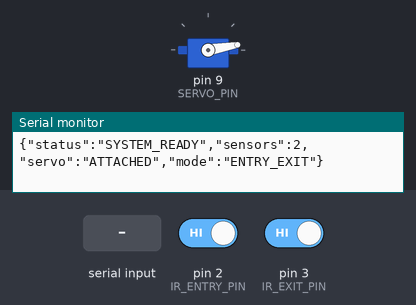
Bench run of a sketch on a simulated Arduino Uno, built with avr-gcc and run on an emulated ATmega328P. On the bench: servo, the last lines printed to the serial monitor. The test bench sets the inputs (shaded band); at power-on: pin 2 (IR_ENTRY_PIN) HIGH, pin 3 (IR_EXIT_PIN) HIGH.

Above: at 2.7 s.
2.8 s: pin 2 (IR_ENTRY_PIN) driven LOW
At 5.1 s:
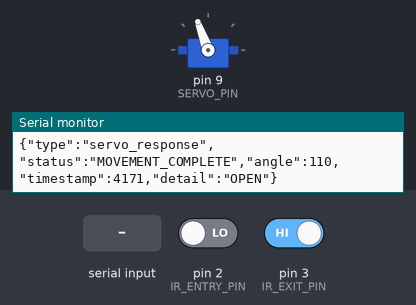
5.6 s: "SERVO_CLOSE\n" received over Serial
At 6.11 s:
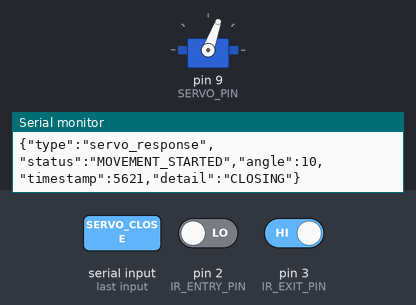
8.0 s: pin 3 (IR_EXIT_PIN) driven LOW
At 8.71 s:
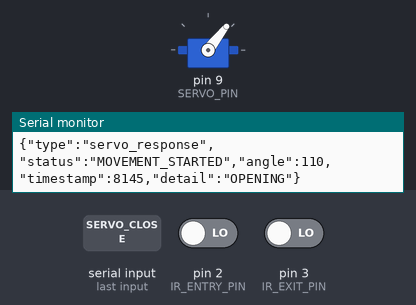
Timing chart, 0 to 15.9 s (numbered marks = the images above; inputs shaded):
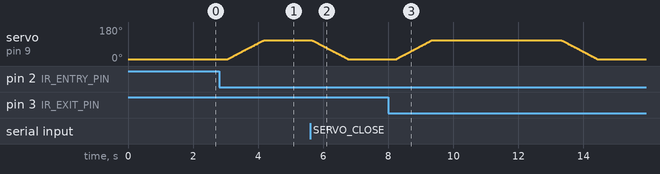

Measured:
- after the input at 2.8 s, servo on pin 9 (SERVO_PIN): moves from 10° to 110° over 1.1 s, starting after 0.27 s
- after the input at 5.6 s, servo on pin 9 (SERVO_PIN): moves from 110° to 10° over 1.1 s, starting after 0.06 s
- after the input at 8.0 s, servo on pin 9 (SERVO_PIN): rises from 10° to 110° in 1.1 s, then falls to 10° in 5.1 s

The sketch:

smartpark_entry_exit.ino
```cpp
/*
 * SmartPark Arduino Firmware - Entry/Exit Detection System
 *
 * Hardware Setup:
 * - Arduino UNO
 * - IR Sensor 1 (IR_ENTRY) → Pin 2 (detects cars entering)
 * - IR Sensor 2 (IR_EXIT) → Pin 3 (detects cars exiting)
 * - Servo Motor → Pin 9 (gate barrier control)
 * - USB connection to PC for serial communication
 *
 * Communication Protocol:
 * - Sends JSON events: {"event":"car_entered"} or {"event":"car_exited"}
 * - Receives commands: SERVO_OPEN, SERVO_CLOSE
 * - Baud Rate: 9600
 *
 * Author: SmartPark System
 * Version: 2.0 - Entry/Exit Detection
 */

#include <Servo.h>
#include <ArduinoJson.h>

// ==================== CONFIGURATION ====================
// Hardware Pins
#define IR_ENTRY_PIN 2        // IR sensor for entry detection
#define IR_EXIT_PIN 3         // IR sensor for exit detection
#define SERVO_PIN 9           // Servo motor for gate

// Servo Configuration
#define SERVO_CLOSED_ANGLE 10   // Gate closed position (slight offset to avoid binding)
#define SERVO_OPEN_ANGLE 110    // Gate open position (increase for full clearance)
#define SERVO_STEP_SIZE 2      // Degrees per step for smooth movement
#define SERVO_STEP_DELAY 20    // Milliseconds between steps

// Timing Configuration
#define DEBOUNCE_DELAY 100     // Debounce time for IR sensors (ms)
#define HOLD_ACTIVE_MS 80      // Minimum time sensor must stay active to confirm event (ms)
#define HEARTBEAT_INTERVAL 30000  // Send heartbeat every 30 seconds
#define GATE_AUTO_CLOSE_DELAY 5000  // Auto-close gate after 5 seconds

// ==================== GLOBAL VARIABLES ====================
Servo gateServo;

// Sensor State Management
struct SensorState {
  bool currentState;
  bool lastState;
  unsigned long lastChangeTime;
  bool eventTriggered;
};

SensorState entryState = {false, false, 0, false};
SensorState exitState = {false, false, 0, false};

// Servo Control
enum ServoState {
  SERVO_IDLE,
  SERVO_OPENING,
  SERVO_CLOSING
};

struct ServoController {
  ServoState state;
  int currentAngle;
  int targetAngle;
  unsigned long lastStepTime;
  unsigned long movementStartTime;
  unsigned long autoCloseTime;
  bool isMoving;
  bool autoCloseEnabled;
} servoCtrl;

// Timing Variables
unsigned long lastHeartbeat = 0;

// Serial Communication
String serialBuffer = "";
DynamicJsonDocument eventDoc(200);
DynamicJsonDocument responseDoc(200);

// ==================== SETUP FUNCTION ====================
void setup() {
  // Initialize Serial Communication
  Serial.begin(9600);
  Serial.setTimeout(100);

  // Initialize IR Sensors
  pinMode(IR_ENTRY_PIN, INPUT_PULLUP);
  pinMode(IR_EXIT_PIN, INPUT_PULLUP);

  // Initialize sensor states
  entryState.currentState = digitalRead(IR_ENTRY_PIN) == LOW;
  entryState.lastState = entryState.currentState;
  entryState.lastChangeTime = millis();
  entryState.eventTriggered = false;

  exitState.currentState = digitalRead(IR_EXIT_PIN) == LOW;
  exitState.lastState = exitState.currentState;
  exitState.lastChangeTime = millis();
  exitState.eventTriggered = false;

  // Initialize Servo
  gateServo.attach(SERVO_PIN);
  initializeServo();

  // Startup Message
  Serial.println("{\"status\":\"SYSTEM_READY\",\"sensors\":2,\"servo\":\"ATTACHED\",\"mode\":\"ENTRY_EXIT\"}");

  delay(1000); // Allow system to stabilize
}

// ==================== MAIN LOOP ====================
void loop() {
  // Handle incoming serial commands
  handleSerialCommunication();

  // Update servo movement (non-blocking)
  updateServoMovement();

  // Read and process IR sensors
  readSensors();
  processEntryEvents();
  processExitEvents();

  // Handle auto-close gate
  handleAutoClose();

  // Send heartbeat periodically
  if (millis() - lastHeartbeat >= HEARTBEAT_INTERVAL) {
    sendHeartbeat();
    lastHeartbeat = millis();
  }

  // Small delay to prevent overwhelming the loop
  delay(10);
}

// ==================== SENSOR MANAGEMENT ====================
void readSensors() {
  unsigned long currentTime = millis();

  // Read entry sensor (LOW = object detected)
  bool entryReading = (digitalRead(IR_ENTRY_PIN) == LOW);
  if (entryReading != entryState.currentState) {
    if (currentTime - entryState.lastChangeTime > DEBOUNCE_DELAY) {
      entryState.lastState = entryState.currentState;
      entryState.currentState = entryReading;
      entryState.lastChangeTime = currentTime;
      entryState.eventTriggered = false; // Reset event flag
    }
  }

  // Read exit sensor (LOW = object detected)
  bool exitReading = (digitalRead(IR_EXIT_PIN) == LOW);
  if (exitReading != exitState.currentState) {
    if (currentTime - exitState.lastChangeTime > DEBOUNCE_DELAY) {
      exitState.lastState = exitState.currentState;
      exitState.currentState = exitReading;
      exitState.lastChangeTime = currentTime;
      exitState.eventTriggered = false; // Reset event flag
    }
  }
}

void processEntryEvents() {
  // Detect car entering (sensor goes from false to true)
  if (!entryState.lastState && entryState.currentState && !entryState.eventTriggered) {
    // Confirm the sensor remained active for a minimum hold duration
    if (millis() - entryState.lastChangeTime >= HOLD_ACTIVE_MS) {
      sendCarEvent("car_entered");
      entryState.eventTriggered = true;

      // Auto-open gate for entry
      if (servoCtrl.state == SERVO_IDLE && servoCtrl.currentAngle <= SERVO_CLOSED_ANGLE) {
        startServoMovement(SERVO_OPEN_ANGLE, SERVO_OPENING);
        servoCtrl.autoCloseEnabled = true;
        servoCtrl.autoCloseTime = millis() + GATE_AUTO_CLOSE_DELAY;
      }
    }
  }
}

void processExitEvents() {
  // Detect car exiting (sensor goes from false to true)
  if (!exitState.lastState && exitState.currentState && !exitState.eventTriggered) {
    // Confirm the sensor remained active for a minimum hold duration
    if (millis() - exitState.lastChangeTime >= HOLD_ACTIVE_MS) {
      sendCarEvent("car_exited");
      exitState.eventTriggered = true;

      // Auto-open gate for exit
      if (servoCtrl.state == SERVO_IDLE && servoCtrl.currentAngle <= SERVO_CLOSED_ANGLE) {
        startServoMovement(SERVO_OPEN_ANGLE, SERVO_OPENING);
        servoCtrl.autoCloseEnabled = true;
        servoCtrl.autoCloseTime = millis() + GATE_AUTO_CLOSE_DELAY;
      }
    }
  }
}

void sendCarEvent(String eventType) {
  eventDoc.clear();
  eventDoc["event"] = eventType;
  eventDoc["timestamp"] = millis();
  eventDoc["entry_sensor"] = entryState.currentState;
  eventDoc["exit_sensor"] = exitState.currentState;

  serializeJson(eventDoc, Serial);
  Serial.println(); // Add newline for parsing

  // Debug info
  Serial.print("{\"debug\":\"Event triggered: ");
  Serial.print(eventType);
  Serial.println("\"}");
}

// ==================== SERVO CONTROL ====================
void initializeServo() {
  servoCtrl.state = SERVO_IDLE;
  servoCtrl.currentAngle = SERVO_CLOSED_ANGLE;
  servoCtrl.targetAngle = SERVO_CLOSED_ANGLE;
  servoCtrl.lastStepTime = 0;
  servoCtrl.movementStartTime = 0;
  servoCtrl.autoCloseTime = 0;
  servoCtrl.isMoving = false;
  servoCtrl.autoCloseEnabled = false;

  // Set initial position
  gateServo.write(SERVO_CLOSED_ANGLE);
  delay(500); // Allow servo to reach position
}

void startServoMovement(int targetAngle, ServoState newState) {
  // Safety check: already at target
  if (abs(servoCtrl.currentAngle - targetAngle) <= SERVO_STEP_SIZE) {
    sendServoResponse("ALREADY_AT_TARGET", targetAngle);
    return;
  }

  // Safety check: already moving to target
  if (servoCtrl.isMoving && servoCtrl.targetAngle == targetAngle) {
    sendServoResponse("ALREADY_MOVING", targetAngle);
    return;
  }

  servoCtrl.state = newState;
  servoCtrl.targetAngle = targetAngle;
  servoCtrl.movementStartTime = millis();
  servoCtrl.lastStepTime = millis();
  servoCtrl.isMoving = true;

  String action = (newState == SERVO_OPENING) ? "OPENING" : "CLOSING";
  sendServoResponse("MOVEMENT_STARTED", targetAngle, action);
}

void updateServoMovement() {
  if (!servoCtrl.isMoving) return;

  unsigned long currentTime = millis();

  // Check if it's time for next step
  if (currentTime - servoCtrl.lastStepTime >= SERVO_STEP_DELAY) {
    moveServoOneStep();
    servoCtrl.lastStepTime = currentTime;
  }
}

void moveServoOneStep() {
  int difference = servoCtrl.targetAngle - servoCtrl.currentAngle;

  // Check if reached target
  if (abs(difference) <= SERVO_STEP_SIZE) {
    servoCtrl.currentAngle = servoCtrl.targetAngle;
    gateServo.write(servoCtrl.currentAngle);
    completeServoMovement();
    return;
  }

  // Move one step toward target
  if (difference > 0) {
    servoCtrl.currentAngle += SERVO_STEP_SIZE;
  } else {
    servoCtrl.currentAngle -= SERVO_STEP_SIZE;
  }

  // Constrain to valid range
  servoCtrl.currentAngle = constrain(servoCtrl.currentAngle, 0, 180);

  // Write to servo
  gateServo.write(servoCtrl.currentAngle);
}

void completeServoMovement() {
  servoCtrl.isMoving = false;
  servoCtrl.state = SERVO_IDLE;

  String position = (servoCtrl.currentAngle >= SERVO_OPEN_ANGLE) ? "OPEN" : "CLOSED";
  sendServoResponse("MOVEMENT_COMPLETE", servoCtrl.currentAngle, position);
}

void handleAutoClose() {
  if (servoCtrl.autoCloseEnabled &&
      servoCtrl.state == SERVO_IDLE &&
      servoCtrl.currentAngle >= SERVO_OPEN_ANGLE &&
      millis() >= servoCtrl.autoCloseTime) {

    // Auto-close the gate
    startServoMovement(SERVO_CLOSED_ANGLE, SERVO_CLOSING);
    servoCtrl.autoCloseEnabled = false;

    Serial.println("{\"info\":\"Auto-closing gate\"}");
  }
}

void sendServoResponse(String status, int angle, String extra = "") {
  responseDoc.clear();
  responseDoc["type"] = "servo_response";
  responseDoc["status"] = status;
  responseDoc["angle"] = angle;
  responseDoc["timestamp"] = millis();

  if (extra != "") {
    responseDoc["detail"] = extra;
  }

  serializeJson(responseDoc, Serial);
  Serial.println();
}

// ==================== SERIAL COMMUNICATION ====================
void handleSerialCommunication() {
  while (Serial.available() > 0) {
    char inChar = (char)Serial.read();

    if (inChar == '\n' || inChar == '\r') {
      if (serialBuffer.length() > 0) {
        processCommand(serialBuffer);
        serialBuffer = "";
      }
    } else {
      serialBuffer += inChar;
    }
  }
}

void processCommand(String command) {
  command.trim();
  command.toUpperCase();

  if (command == "SERVO_OPEN") {
    startServoMovement(SERVO_OPEN_ANGLE, SERVO_OPENING);
    servoCtrl.autoCloseEnabled = true;
    servoCtrl.autoCloseTime = millis() + GATE_AUTO_CLOSE_DELAY;
  }
  else if (command == "SERVO_CLOSE") {
    startServoMovement(SERVO_CLOSED_ANGLE, SERVO_CLOSING);
    servoCtrl.autoCloseEnabled = false;
  }
  else if (command == "GET_STATUS") {
    sendSystemStatus();
  }
  else if (command == "GET_SENSORS") {
    sendSensorStatus();
  }
  else if (command == "RESET_SERVO") {
    resetServo();
  }
  else if (command == "PING") {
    Serial.println("{\"type\":\"pong\",\"timestamp\":" + String(millis()) + "}");
  }
  else {
    responseDoc.clear();
    responseDoc["type"] = "error";
    responseDoc["message"] = "UNKNOWN_COMMAND";
    responseDoc["received"] = command;
    serializeJson(responseDoc, Serial);
    Serial.println();
  }
}

void sendSystemStatus() {
  responseDoc.clear();
  responseDoc["type"] = "system_status";
  responseDoc["uptime"] = millis();
  responseDoc["servo_angle"] = servoCtrl.currentAngle;
  responseDoc["servo_state"] = getServoStateString();
  responseDoc["servo_moving"] = servoCtrl.isMoving;
  responseDoc["auto_close_enabled"] = servoCtrl.autoCloseEnabled;

  // Add sensor states
  JsonObject sensorsObj = responseDoc.createNestedObject("sensors");
  sensorsObj["entry_detected"] = entryState.currentState;
  sensorsObj["exit_detected"] = exitState.currentState;
  sensorsObj["entry_last_change"] = entryState.lastChangeTime;
  sensorsObj["exit_last_change"] = exitState.lastChangeTime;

  serializeJson(responseDoc, Serial);
  Serial.println();
}

void sendSensorStatus() {
  responseDoc.clear();
  responseDoc["type"] = "sensor_status";
  responseDoc["entry_sensor"] = entryState.currentState;
  responseDoc["exit_sensor"] = exitState.currentState;
  responseDoc["entry_last_change"] = entryState.lastChangeTime;
  responseDoc["exit_last_change"] = exitState.lastChangeTime;
  responseDoc["timestamp"] = millis();

  serializeJson(responseDoc, Serial);
  Serial.println();
}

void sendHeartbeat() {
  responseDoc.clear();
  responseDoc["type"] = "heartbeat";
  responseDoc["uptime"] = millis();
  responseDoc["servo_angle"] = servoCtrl.currentAngle;
  responseDoc["servo_state"] = getServoStateString();
  responseDoc["entry_sensor"] = entryState.currentState;
  responseDoc["exit_sensor"] = exitState.currentState;

  serializeJson(responseDoc, Serial);
  Serial.println();
}

String getServoStateString() {
  switch (servoCtrl.state) {
    case SERVO_IDLE: return "IDLE";
    case SERVO_OPENING: return "OPENING";
    case SERVO_CLOSING: return "CLOSING";
    default: return "UNKNOWN";
  }
}

void resetServo() {
  // Stop current movement
  servoCtrl.isMoving = false;
  servoCtrl.state = SERVO_IDLE;
  servoCtrl.autoCloseEnabled = false;

  // Detach and reattach
  gateServo.detach();
  delay(100);
  gateServo.attach(SERVO_PIN);

  // Reset to closed position
  servoCtrl.currentAngle = SERVO_CLOSED_ANGLE;
  servoCtrl.targetAngle = SERVO_CLOSED_ANGLE;
  gateServo.write(SERVO_CLOSED_ANGLE);

  sendServoResponse("RESET_COMPLETE", SERVO_CLOSED_ANGLE);
}
```
